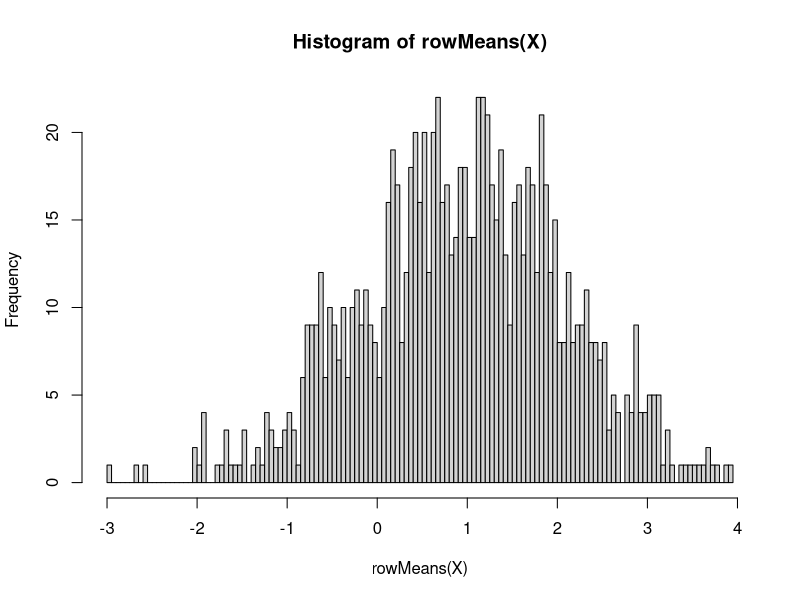
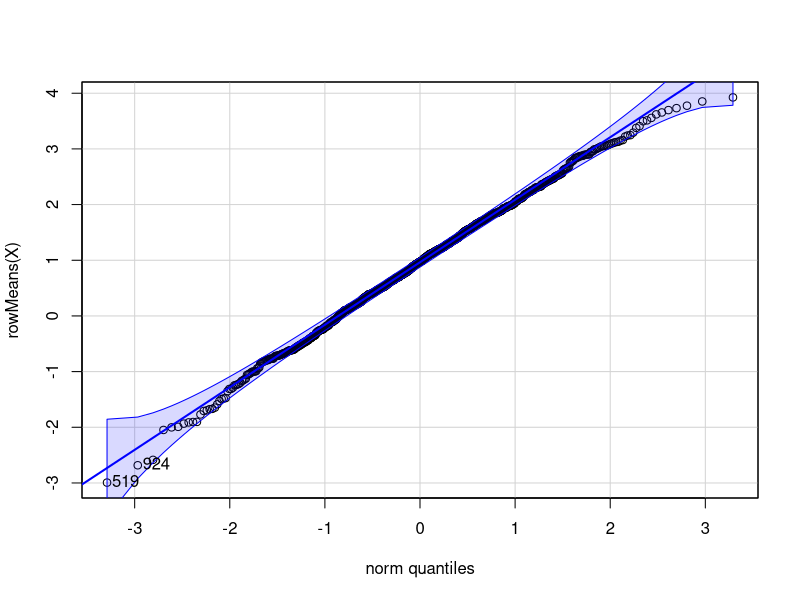
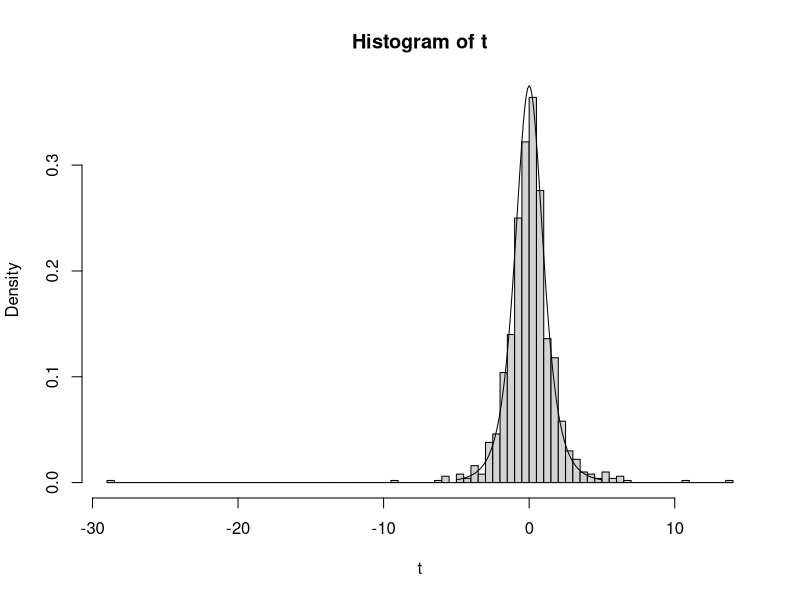
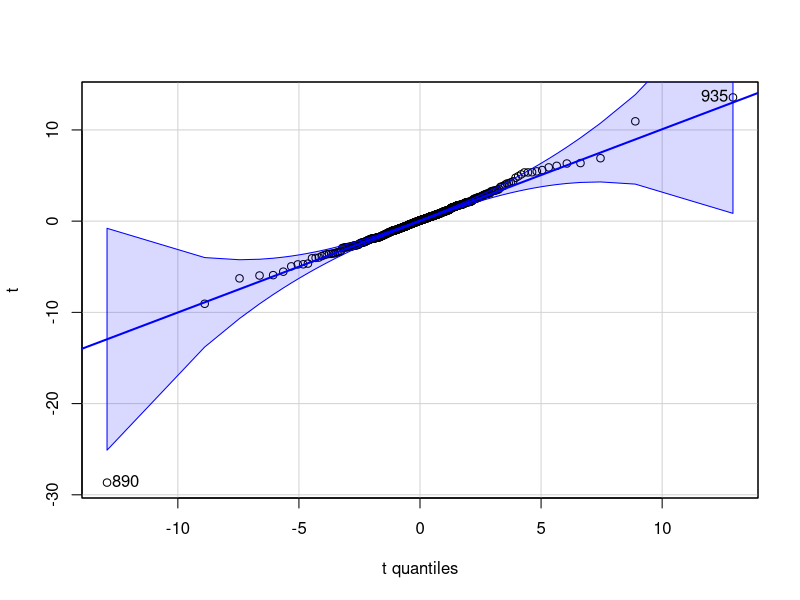
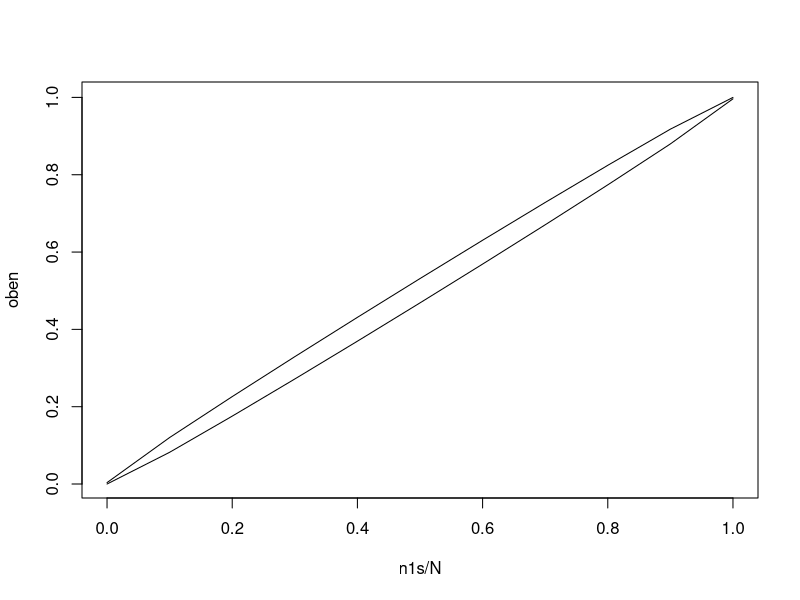
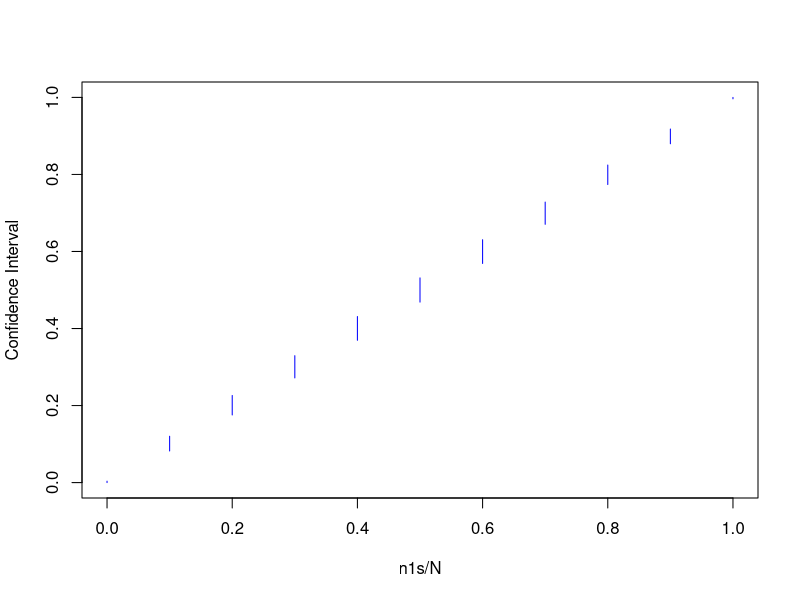

Write the R code that produced these figures, in order.
alpha = 0.0001
1-alpha 
qnorm(1-alpha/2)




n = 3
X = matrix(rnorm(n*1000,1,2), ncol = n)
hist(rowMeans(X),100)
library(car)
car::qqPlot(rowMeans(X))
mean(rowMeans(X)) #~2
sd(rowMeans(X))
sqrt(2*2/n)

###### t-distribution with random data #######
# Random Data
X = matrix(rnorm(4*1000), nrow=1000)
xn = rowMeans(X)
sx = apply(X, 1, sd)

t = xn/(sx/sqrt(4)) # Calculation of t-statistic
hist(t,100, freq=FALSE)
xs = seq(-5,5,0.1)
ys = dt(xs,4)
lines(xs,ys)

library(car)
qqPlot(t, distribution="t", df=3)


####### Aufgabe Cafe #####
x = c(104,103,107,105,102,109,105,104,106)
mean(x)-qt(1-0.025,9-1) * sd(x)/sqrt(9) #103.3694
mean(x)+qt(1-0.025,9-1) * sd(x)/sqrt(9)  #106.6306

t.test(x, conf.level = 0.95)
#t.test(x, alternative="two.sided", conf.level=0.95) default values



####### Aufgabe Breite der KI #####
N = 1000
n1s = seq(0,N,100)
unten = oben = rep(NA, length(n1s))
for (i in 1:length(n1s)){
  n1 = n1s[i]
  res = binom.test(n1, N, conf.level = 0.95)
  unten[i] = res$conf.int[1]
  oben[i] = res$conf.int[2]
}
plot(n1s/N, oben, type = 'l')
lines(n1s/N, unten, type = 'l')

N = 1000
n1s = seq(0, N, 100)
unten = oben = rep(NA, length(n1s))
for (i in 1:length(n1s)){
  n1 = n1s[i]
  res = binom.test(n1, N, conf.level = 0.95)
  unten[i] = res$conf.int[1]
  oben[i] = res$conf.int[2]
}
plot(n1s/N, oben, type = 'n', ylim = c(min(unten), max(oben)), ylab = "Confidence Interval")
for (i in 1:length(n1s)){
  lines(c(n1s[i]/N, n1s[i]/N), c(unten[i], oben[i]), type = 'l', col = "blue")
}





#Aufgabe
inside = 0
reps = 1000
for (r in 1:reps){
  response = sample(c(0,1), N, replace = TRUE, prob = c(0.5,0.5))
  res = binom.test(sum(response), N, conf.level = 0.95)
  if (res$conf.int[1] < 0.5 && 0.5 < res$conf.int[2]){
    inside = inside + 1
  }
}
inside/reps
